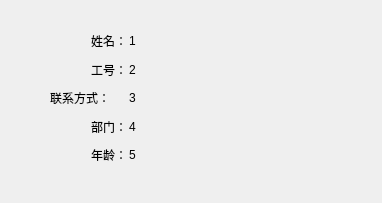
<?xml version="1.0" encoding="UTF-8"?>
<ui version="4.0">
 <class>QueryInfo</class>
 <widget class="QWidget" name="QueryInfo">
  <property name="geometry">
   <rect>
    <x>0</x>
    <y>0</y>
    <width>382</width>
    <height>203</height>
   </rect>
  </property>
  <property name="sizePolicy">
   <sizepolicy hsizetype="Fixed" vsizetype="Fixed">
    <horstretch>0</horstretch>
    <verstretch>0</verstretch>
   </sizepolicy>
  </property>
  <property name="windowTitle">
   <string>个人信息</string>
  </property>
  <widget class="QWidget" name="">
   <property name="geometry">
    <rect>
     <x>50</x>
     <y>30</y>
     <width>77</width>
     <height>136</height>
    </rect>
   </property>
   <layout class="QVBoxLayout" name="verticalLayout">
    <item>
     <widget class="QLabel" name="label_0">
      <property name="text">
       <string>姓名：</string>
      </property>
      <property name="alignment">
       <set>Qt::AlignRight|Qt::AlignTrailing|Qt::AlignVCenter</set>
      </property>
     </widget>
    </item>
    <item>
     <widget class="QLabel" name="label_1">
      <property name="text">
       <string>工号：</string>
      </property>
      <property name="alignment">
       <set>Qt::AlignRight|Qt::AlignTrailing|Qt::AlignVCenter</set>
      </property>
     </widget>
    </item>
    <item>
     <widget class="QLabel" name="label_2">
      <property name="text">
       <string>联系方式：</string>
      </property>
     </widget>
    </item>
    <item>
     <widget class="QLabel" name="label_3">
      <property name="text">
       <string>部门：</string>
      </property>
      <property name="alignment">
       <set>Qt::AlignRight|Qt::AlignTrailing|Qt::AlignVCenter</set>
      </property>
     </widget>
    </item>
    <item>
     <widget class="QLabel" name="lable_4">
      <property name="text">
       <string>年龄：</string>
      </property>
      <property name="alignment">
       <set>Qt::AlignRight|Qt::AlignTrailing|Qt::AlignVCenter</set>
      </property>
     </widget>
    </item>
   </layout>
  </widget>
  <widget class="QWidget" name="">
   <property name="geometry">
    <rect>
     <x>129</x>
     <y>30</y>
     <width>211</width>
     <height>136</height>
    </rect>
   </property>
   <layout class="QVBoxLayout" name="verticalLayout_2">
    <item>
     <widget class="QLabel" name="name">
      <property name="text">
       <string>1</string>
      </property>
     </widget>
    </item>
    <item>
     <widget class="QLabel" name="id">
      <property name="text">
       <string>2</string>
      </property>
     </widget>
    </item>
    <item>
     <widget class="QLabel" name="contact">
      <property name="text">
       <string>3</string>
      </property>
     </widget>
    </item>
    <item>
     <widget class="QLabel" name="section">
      <property name="text">
       <string>4</string>
      </property>
     </widget>
    </item>
    <item>
     <widget class="QLabel" name="age">
      <property name="text">
       <string>5</string>
      </property>
     </widget>
    </item>
   </layout>
  </widget>
 </widget>
 <resources/>
 <connections/>
</ui>
